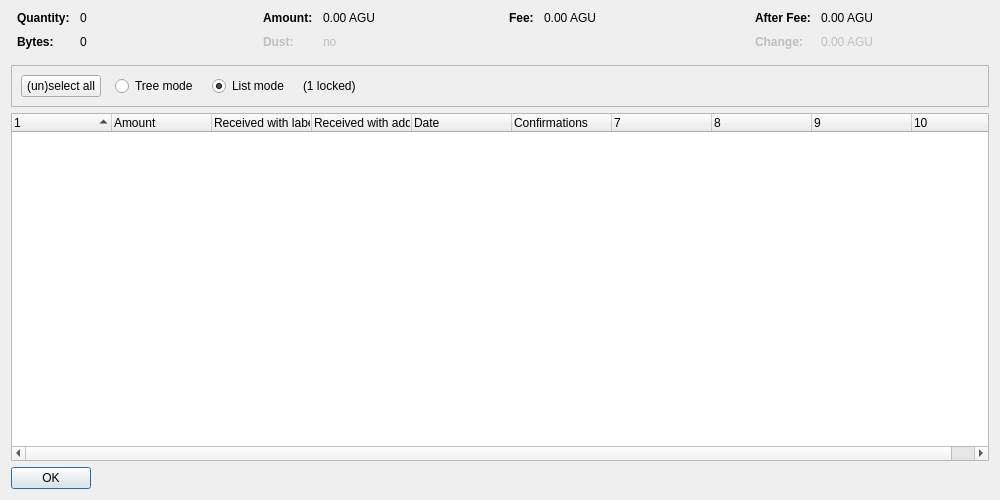
<?xml version="1.0" encoding="UTF-8"?>
<ui version="4.0">
 <class>CoinControlDialog</class>
 <widget class="QDialog" name="CoinControlDialog">
  <property name="geometry">
   <rect>
    <x>0</x>
    <y>0</y>
    <width>1000</width>
    <height>500</height>
   </rect>
  </property>
  <property name="windowTitle">
   <string>Coin Selection</string>
  </property>
  <layout class="QVBoxLayout" name="verticalLayout">
   <item>
    <layout class="QHBoxLayout" name="horizontalLayoutTop" stretch="0,0,0,0">
     <property name="topMargin">
      <number>0</number>
     </property>
     <property name="bottomMargin">
      <number>10</number>
     </property>
     <item>
      <layout class="QFormLayout" name="formLayoutCoinControl1">
       <property name="horizontalSpacing">
        <number>10</number>
       </property>
       <property name="verticalSpacing">
        <number>10</number>
       </property>
       <property name="leftMargin">
        <number>6</number>
       </property>
       <property name="rightMargin">
        <number>6</number>
       </property>
       <item row="0" column="0">
        <widget class="QLabel" name="labelCoinControlQuantityText">
         <property name="font">
          <font>
           <weight>75</weight>
           <bold>true</bold>
          </font>
         </property>
         <property name="text">
          <string>Quantity:</string>
         </property>
        </widget>
       </item>
       <item row="0" column="1">
        <widget class="QLabel" name="labelCoinControlQuantity">
         <property name="cursor">
          <cursorShape>IBeamCursor</cursorShape>
         </property>
         <property name="contextMenuPolicy">
          <enum>Qt::ActionsContextMenu</enum>
         </property>
         <property name="text">
          <string notr="true">0</string>
         </property>
         <property name="textInteractionFlags">
          <set>Qt::LinksAccessibleByMouse|Qt::TextSelectableByKeyboard|Qt::TextSelectableByMouse</set>
         </property>
        </widget>
       </item>
       <item row="1" column="0">
        <widget class="QLabel" name="labelCoinControlBytesText">
         <property name="font">
          <font>
           <weight>75</weight>
           <bold>true</bold>
          </font>
         </property>
         <property name="text">
          <string>Bytes:</string>
         </property>
        </widget>
       </item>
       <item row="1" column="1">
        <widget class="QLabel" name="labelCoinControlBytes">
         <property name="cursor">
          <cursorShape>IBeamCursor</cursorShape>
         </property>
         <property name="contextMenuPolicy">
          <enum>Qt::ActionsContextMenu</enum>
         </property>
         <property name="text">
          <string notr="true">0</string>
         </property>
         <property name="textInteractionFlags">
          <set>Qt::LinksAccessibleByMouse|Qt::TextSelectableByKeyboard|Qt::TextSelectableByMouse</set>
         </property>
        </widget>
       </item>
      </layout>
     </item>
     <item>
      <layout class="QFormLayout" name="formLayoutCoinControl2">
       <property name="horizontalSpacing">
        <number>10</number>
       </property>
       <property name="verticalSpacing">
        <number>10</number>
       </property>
       <property name="leftMargin">
        <number>6</number>
       </property>
       <property name="rightMargin">
        <number>6</number>
       </property>
       <item row="0" column="0">
        <widget class="QLabel" name="labelCoinControlAmountText">
         <property name="font">
          <font>
           <weight>75</weight>
           <bold>true</bold>
          </font>
         </property>
         <property name="text">
          <string>Amount:</string>
         </property>
        </widget>
       </item>
       <item row="0" column="1">
        <widget class="QLabel" name="labelCoinControlAmount">
         <property name="cursor">
          <cursorShape>IBeamCursor</cursorShape>
         </property>
         <property name="contextMenuPolicy">
          <enum>Qt::ActionsContextMenu</enum>
         </property>
         <property name="text">
          <string notr="true">0.00 AGU</string>
         </property>
         <property name="textInteractionFlags">
          <set>Qt::LinksAccessibleByMouse|Qt::TextSelectableByKeyboard|Qt::TextSelectableByMouse</set>
         </property>
        </widget>
       </item>
       <item row="1" column="0">
        <widget class="QLabel" name="labelCoinControlLowOutputText">
         <property name="enabled">
          <bool>false</bool>
         </property>
         <property name="font">
          <font>
           <weight>75</weight>
           <bold>true</bold>
          </font>
         </property>
         <property name="text">
          <string>Dust:</string>
         </property>
        </widget>
       </item>
       <item row="1" column="1">
        <widget class="QLabel" name="labelCoinControlLowOutput">
         <property name="enabled">
          <bool>false</bool>
         </property>
         <property name="cursor">
          <cursorShape>IBeamCursor</cursorShape>
         </property>
         <property name="contextMenuPolicy">
          <enum>Qt::ActionsContextMenu</enum>
         </property>
         <property name="text">
          <string notr="true">no</string>
         </property>
         <property name="textInteractionFlags">
          <set>Qt::LinksAccessibleByMouse|Qt::TextSelectableByKeyboard|Qt::TextSelectableByMouse</set>
         </property>
        </widget>
       </item>
      </layout>
     </item>
     <item>
      <layout class="QFormLayout" name="formLayoutCoinControl3">
       <property name="horizontalSpacing">
        <number>10</number>
       </property>
       <property name="verticalSpacing">
        <number>10</number>
       </property>
       <property name="leftMargin">
        <number>6</number>
       </property>
       <property name="rightMargin">
        <number>6</number>
       </property>
       <item row="0" column="0">
        <widget class="QLabel" name="labelCoinControlFeeText">
         <property name="font">
          <font>
           <weight>75</weight>
           <bold>true</bold>
          </font>
         </property>
         <property name="text">
          <string>Fee:</string>
         </property>
        </widget>
       </item>
       <item row="0" column="1">
        <widget class="QLabel" name="labelCoinControlFee">
         <property name="cursor">
          <cursorShape>IBeamCursor</cursorShape>
         </property>
         <property name="contextMenuPolicy">
          <enum>Qt::ActionsContextMenu</enum>
         </property>
         <property name="text">
          <string notr="true">0.00 AGU</string>
         </property>
         <property name="textInteractionFlags">
          <set>Qt::LinksAccessibleByMouse|Qt::TextSelectableByKeyboard|Qt::TextSelectableByMouse</set>
         </property>
        </widget>
       </item>
      </layout>
     </item>
     <item>
      <layout class="QFormLayout" name="formLayoutCoinControl4">
       <property name="horizontalSpacing">
        <number>10</number>
       </property>
       <property name="verticalSpacing">
        <number>10</number>
       </property>
       <property name="leftMargin">
        <number>6</number>
       </property>
       <property name="rightMargin">
        <number>6</number>
       </property>
       <item row="0" column="0">
        <widget class="QLabel" name="labelCoinControlAfterFeeText">
         <property name="font">
          <font>
           <weight>75</weight>
           <bold>true</bold>
          </font>
         </property>
         <property name="text">
          <string>After Fee:</string>
         </property>
        </widget>
       </item>
       <item row="0" column="1">
        <widget class="QLabel" name="labelCoinControlAfterFee">
         <property name="cursor">
          <cursorShape>IBeamCursor</cursorShape>
         </property>
         <property name="contextMenuPolicy">
          <enum>Qt::ActionsContextMenu</enum>
         </property>
         <property name="text">
          <string notr="true">0.00 AGU</string>
         </property>
         <property name="textInteractionFlags">
          <set>Qt::LinksAccessibleByMouse|Qt::TextSelectableByKeyboard|Qt::TextSelectableByMouse</set>
         </property>
        </widget>
       </item>
       <item row="1" column="0">
        <widget class="QLabel" name="labelCoinControlChangeText">
         <property name="enabled">
          <bool>false</bool>
         </property>
         <property name="font">
          <font>
           <weight>75</weight>
           <bold>true</bold>
          </font>
         </property>
         <property name="text">
          <string>Change:</string>
         </property>
        </widget>
       </item>
       <item row="1" column="1">
        <widget class="QLabel" name="labelCoinControlChange">
         <property name="enabled">
          <bool>false</bool>
         </property>
         <property name="cursor">
          <cursorShape>IBeamCursor</cursorShape>
         </property>
         <property name="contextMenuPolicy">
          <enum>Qt::ActionsContextMenu</enum>
         </property>
         <property name="text">
          <string notr="true">0.00 AGU</string>
         </property>
         <property name="textInteractionFlags">
          <set>Qt::LinksAccessibleByMouse|Qt::TextSelectableByKeyboard|Qt::TextSelectableByMouse</set>
         </property>
        </widget>
       </item>
      </layout>
     </item>
    </layout>
   </item>
   <item>
    <widget class="QFrame" name="frame">
     <property name="minimumSize">
      <size>
       <width>0</width>
       <height>40</height>
      </size>
     </property>
     <property name="frameShape">
      <enum>QFrame::StyledPanel</enum>
     </property>
     <property name="frameShadow">
      <enum>QFrame::Sunken</enum>
     </property>
     <layout class="QHBoxLayout" name="horizontalLayout">
      <item>
       <layout class="QHBoxLayout" name="horizontalLayoutPanel" stretch="0,0,0,0,0">
        <property name="spacing">
         <number>14</number>
        </property>
        <item>
         <widget class="QPushButton" name="pushButtonSelectAll">
          <property name="sizePolicy">
           <sizepolicy hsizetype="Maximum" vsizetype="Fixed">
            <horstretch>0</horstretch>
            <verstretch>0</verstretch>
           </sizepolicy>
          </property>
          <property name="text">
           <string>(un)select all</string>
          </property>
          <property name="autoDefault">
           <bool>false</bool>
          </property>
         </widget>
        </item>
        <item>
         <widget class="QRadioButton" name="radioTreeMode">
          <property name="sizePolicy">
           <sizepolicy hsizetype="Maximum" vsizetype="Fixed">
            <horstretch>0</horstretch>
            <verstretch>0</verstretch>
           </sizepolicy>
          </property>
          <property name="text">
           <string>Tree mode</string>
          </property>
         </widget>
        </item>
        <item>
         <widget class="QRadioButton" name="radioListMode">
          <property name="sizePolicy">
           <sizepolicy hsizetype="Maximum" vsizetype="Fixed">
            <horstretch>0</horstretch>
            <verstretch>0</verstretch>
           </sizepolicy>
          </property>
          <property name="text">
           <string>List mode</string>
          </property>
          <property name="checked">
           <bool>true</bool>
          </property>
         </widget>
        </item>
        <item>
         <widget class="QLabel" name="labelLocked">
          <property name="text">
           <string notr="true">(1 locked)</string>
          </property>
         </widget>
        </item>
        <item>
         <spacer name="horizontalSpacer">
          <property name="orientation">
           <enum>Qt::Horizontal</enum>
          </property>
          <property name="sizeHint" stdset="0">
           <size>
            <width>40</width>
            <height>20</height>
           </size>
          </property>
         </spacer>
        </item>
       </layout>
      </item>
     </layout>
    </widget>
   </item>
   <item>
    <widget class="CoinControlTreeWidget" name="treeWidget">
     <property name="contextMenuPolicy">
      <enum>Qt::CustomContextMenu</enum>
     </property>
     <property name="sortingEnabled">
      <bool>false</bool>
     </property>
     <property name="columnCount">
      <number>10</number>
     </property>
     <attribute name="headerShowSortIndicator" stdset="0">
      <bool>true</bool>
     </attribute>
     <attribute name="headerStretchLastSection">
      <bool>false</bool>
     </attribute>
     <column>
      <property name="text">
       <string/>
      </property>
     </column>
     <column>
      <property name="text">
       <string>Amount</string>
      </property>
     </column>
     <column>
      <property name="text">
       <string>Received with label</string>
      </property>
     </column>
     <column>
      <property name="text">
       <string>Received with address</string>
      </property>
     </column>
     <column>
      <property name="text">
       <string>Date</string>
      </property>
     </column>
     <column>
      <property name="text">
       <string>Confirmations</string>
      </property>
      <property name="toolTip">
       <string>Confirmed</string>
      </property>
     </column>
     <column>
      <property name="text">
       <string/>
      </property>
     </column>
     <column>
      <property name="text">
       <string/>
      </property>
     </column>
     <column>
      <property name="text">
       <string/>
      </property>
     </column>
     <column>
      <property name="text">
       <string/>
      </property>
     </column>
    </widget>
   </item>
   <item>
    <widget class="QDialogButtonBox" name="buttonBox">
     <property name="sizePolicy">
      <sizepolicy hsizetype="Maximum" vsizetype="Fixed">
       <horstretch>0</horstretch>
       <verstretch>0</verstretch>
      </sizepolicy>
     </property>
     <property name="orientation">
      <enum>Qt::Horizontal</enum>
     </property>
     <property name="standardButtons">
      <set>QDialogButtonBox::Ok</set>
     </property>
    </widget>
   </item>
  </layout>
 </widget>
 <customwidgets>
  <customwidget>
   <class>CoinControlTreeWidget</class>
   <extends>QTreeWidget</extends>
   <header>coincontroltreewidget.h</header>
  </customwidget>
 </customwidgets>
 <resources/>
 <connections/>
</ui>
